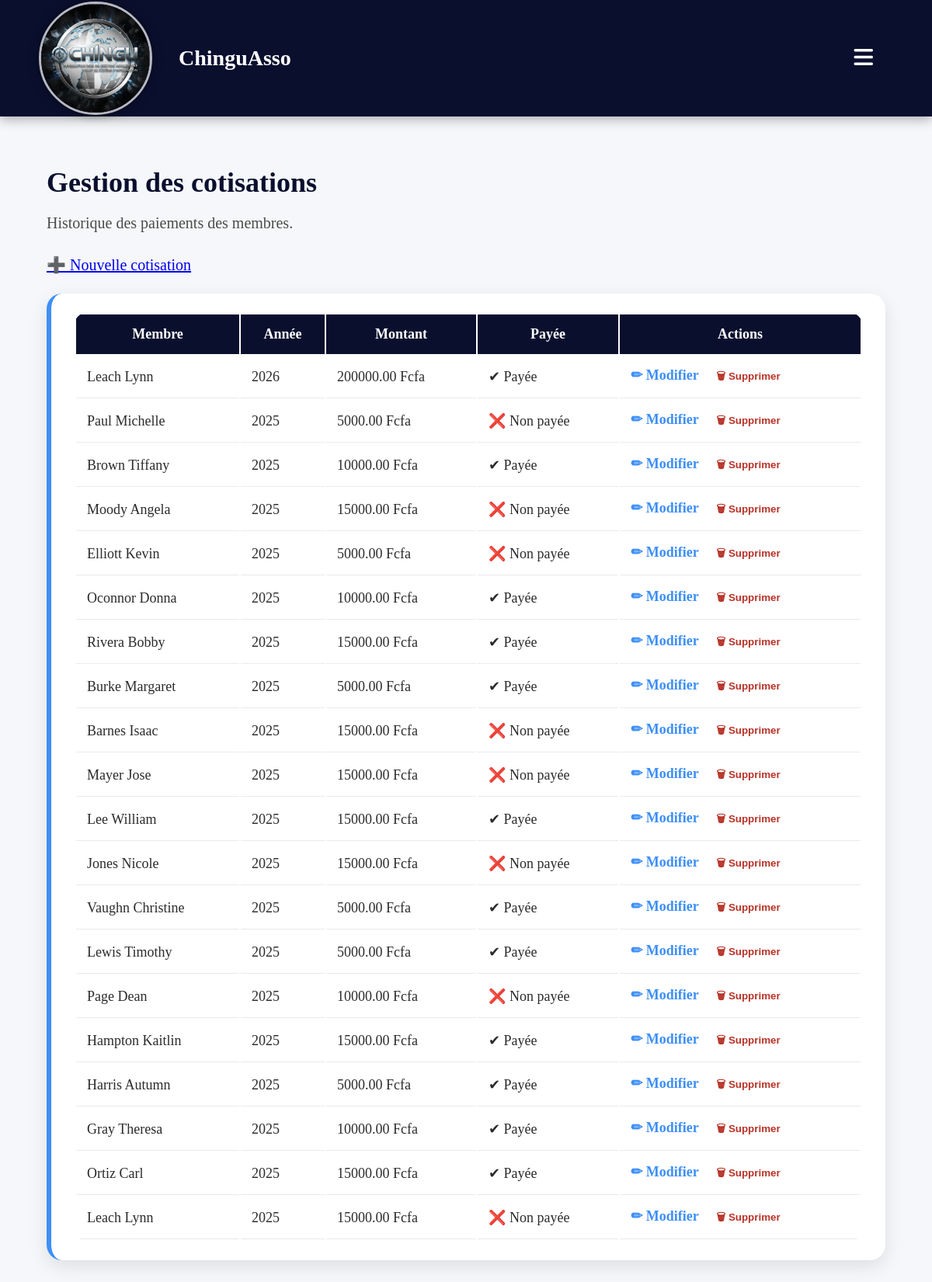
Page /dues on the committed database.
### models.py (models this page shows, shortened)
class Due(db.Model):
    __tablename__ = "dues"
    id = db.Column(db.Integer, primary_key=True)
    member_id = db.Column(db.Integer, db.ForeignKey("members.id"), nullable=False)
    year = db.Column(db.Integer, nullable=False)
    amount = db.Column(db.Float, nullable=False, default=20.0)
    paid = db.Column(db.Boolean, nullable=False, default=False)
    member = db.relationship("Member", back_populates="dues")
    __table_args__ = (
        db.UniqueConstraint("member_id", "year", name="uq_member_year"),
    )

class Member(db.Model):
    __tablename__ = "members"
    id = db.Column(db.Integer, primary_key=True)
    first_name = db.Column(db.String(120), nullable=False)
    last_name = db.Column(db.String(120), nullable=False)
    email = db.Column(db.String(255), unique=True, nullable=False)
    joined_on = db.Column(db.Date, default=date.today, nullable=False)
    status = db.Column(db.String(20), default="Actif")
    participations = db.relationship("Participation", back_populates="member", cascade="all, delete-orphan")
    dues = db.relationship("Due", back_populates="member", cascade="all, delete-orphan")

### app.py (the view)
@app.route("/dues")
def dues_list():
    dues = Due.query.order_by(Due.year.desc()).all()
    return render_template("dues_list.html", dues=dues)

### templates/dues_list.html (shortened to what this page needs)
{% extends "base.html" %}
{% block content %}
<h1 class="section-title">Gestion des cotisations</h1>
<p class="section-subtitle">Historique des paiements des membres.</p>
<a href="{{ url_for('dues_new') }}" class="btn-gold" style="margin-bottom:25px; display:inline-block;">
    ➕ Nouvelle cotisation
</a>
<div class="card">
    <table>
        <thead>
        <tr>
            <th>Membre</th>
            <th>Année</th>
            <th>Montant</th>
            <th>Payée</th>
            <th>Actions</th>
        </tr>
        </thead>
        <tbody>
        {% for d in dues %}
        <tr>
            <td>{{ d.member.last_name }} {{ d.member.first_name }}</td>
            <td>{{ d.year }}</td>
            <td>{{ '%.2f'|format(d.amount) }} Fcfa</td>
            <td>
                {% if d.paid %}
                    ✔ Payée
                {% else %}
                    ❌ Non payée
                {% endif %}
            </td>
            <td>
                <a href="{{ url_for('dues_edit', due_id=d.id) }}" class="action-edit">✏ Modifier</a>
                <button class="action-delete" data-url="{{ url_for('dues_delete', due_id=d.id) }}">
                    🗑 Supprimer
                </button>
            </td>
        </tr>
        {% else %}
        <tr><td colspan="5" class="text-center">Aucune cotisation pour le moment.</td></tr>
        {% endfor %}
        </tbody>
    </table>
</div>
{% endblock %}

### static/style.css (style rules this page uses)
:root { --primary: #C66A25; --secondary: #2B2B2B; --light: #FFFFFF; --gray-light: #F2F2F2; --gray-dark: #878787; --success: #2E8B57; --danger: #B83227; --warning: #D4A017; }
body { background-color: #f5f7fa; margin: 0; padding: 0; font-family: Cambria, serif; font-size: 20px; color: #2b2b2b; }
.section-title { font-size: 36px; color: #0a0f2e; font-weight: bold; margin-bottom: 10px; }
.section-subtitle { font-size: 20px; margin-bottom: 30px; color: #4b4b4b; }
.card { background-color: #ffffff; border-radius: 20px; padding: 25px 30px; box-shadow: 0 8px 24px rgba(0,0,0,0.1); transition: 0.3s ease; border-left: 6px solid #3d8ff7; margin-bottom: 30px; }
.card a { text-decoration: none; font-weight: bold; color: #3d8ff7; transition: 0.2s; }
table { width: 100%; background: #fff; border-radius: 15px; overflow: hidden; font-size: 18px; }
table th { background-color: #0a0f2e; color: white; padding: 15px; }
table td { padding: 14px; border-bottom: 1px solid #eaeaea; }
.action-edit { color: #1a6fd4; font-weight: bold; margin-right: 12px; text-decoration: none; transition: 0.2s; }
.action-delete { background: none; border: none; color: #B83227; cursor: pointer; font-weight: bold; }

### rows in the picture
Due: member.last_name "Leach", member.first_name "Lynn", year "2026", amount "200000.00", paid "✔ Payée"
Due: member.last_name "Paul", member.first_name "Michelle", year "2025", amount "5000.00", paid "❌ Non payée"
Due: member.last_name "Brown", member.first_name "Tiffany", year "2025", amount "10000.00", paid "✔ Payée"
Due: member.last_name "Moody", member.first_name "Angela", year "2025", amount "15000.00", paid "❌ Non payée"
Due: member.last_name "Elliott", member.first_name "Kevin", year "2025", amount "5000.00", paid "❌ Non payée"
Due: member.last_name "Oconnor", member.first_name "Donna", year "2025", amount "10000.00", paid "✔ Payée"
Due: member.last_name "Rivera", member.first_name "Bobby", year "2025", amount "15000.00", paid "✔ Payée"
Due: member.last_name "Burke", member.first_name "Margaret", year "2025", amount "5000.00", paid "✔ Payée"
Due: member.last_name "Barnes", member.first_name "Isaac", year "2025", amount "15000.00", paid "❌ Non payée"
Due: member.last_name "Mayer", member.first_name "Jose", year "2025", amount "15000.00", paid "❌ Non payée"
Due: member.last_name "Lee", member.first_name "William", year "2025", amount "15000.00", paid "✔ Payée"
Due: member.last_name "Jones", member.first_name "Nicole", year "2025", amount "15000.00", paid "❌ Non payée"
Due: member.last_name "Vaughn", member.first_name "Christine", year "2025", amount "5000.00", paid "✔ Payée"
Due: member.last_name "Lewis", member.first_name "Timothy", year "2025", amount "5000.00", paid "✔ Payée"
Due: member.last_name "Page", member.first_name "Dean", year "2025", amount "10000.00", paid "❌ Non payée"
Due: member.last_name "Hampton", member.first_name "Kaitlin", year "2025", amount "15000.00", paid "✔ Payée"
Due: member.last_name "Harris", member.first_name "Autumn", year "2025", amount "5000.00", paid "✔ Payée"
Due: member.last_name "Gray", member.first_name "Theresa", year "2025", amount "10000.00", paid "✔ Payée"
Due: member.last_name "Ortiz", member.first_name "Carl", year "2025", amount "15000.00", paid "✔ Payée"
Due: member.last_name "Leach", member.first_name "Lynn", year "2025", amount "15000.00", paid "❌ Non payée"
